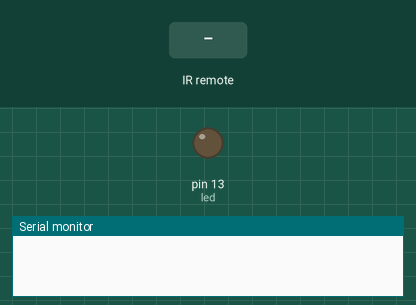
Simulated run of this sketch. Board: Arduino Uno, built with avr-gcc and run on an emulated ATmega328P. Shown: output pins drawn as LEDs (lit = HIGH), the last lines printed to the serial monitor. The test bench sets the inputs (shaded band).

Above: at 1.2 s.
1.3 s: infrared code 0x1FE807F received
At 1.7 s:
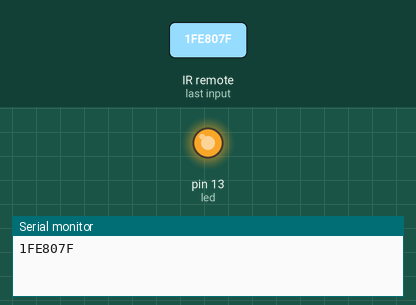
Timing chart, 0 to 4.3 s (numbered marks = the images above; inputs shaded):
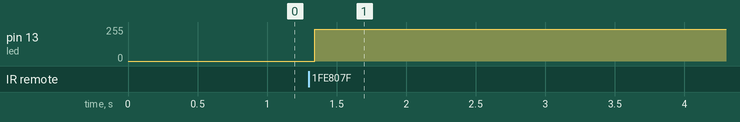

The sketch:

Programa_IRremote.ino
```cpp
#include <IRremote.hpp>  // incluimos la librería "IRremote" previamente instalada desde el librerie manager

int sensor = 7; // pin donde está conectado el sensor
const int led = 13;  // guardamos el número de pin donde esta conectado el led en una constante
IRrecv irrecv(sensor);  // creamos un objeto de tipo IRrecv para almacenar el valor recivido
decode_results codigo; //resultado de los botones presionados

void setup()
{
  Serial.begin(9600);  // inicializamos el monitor serial a 9600 baudios
  irrecv.enableIRIn(); // habilitamos el sensor
  pinMode(led, OUTPUT);  // definimos el pin del led como salida
}

void loop()
{
  // En este condicional leemos el sensor y almacenamos el valor del botón presionado el la variable codigo.value para luego consultarlo a la hora de encender  componentes
  if (irrecv.decode(&codigo))
  {
    irrecv.resume();
    Serial.println(codigo.value, HEX);


    while (codigo.value == 0x1FE807F)
    {
      digitalWrite(led, 1);

      if (irrecv.decode(&codigo))
      {
        irrecv.resume();
        Serial.println(codigo.value, HEX);
      }
      digitalWrite(led, 0);

    }


  }
}
```

Measured:
- after the input at 1.3 s, pin 13 (led): 0/255 → 239/255 at once
